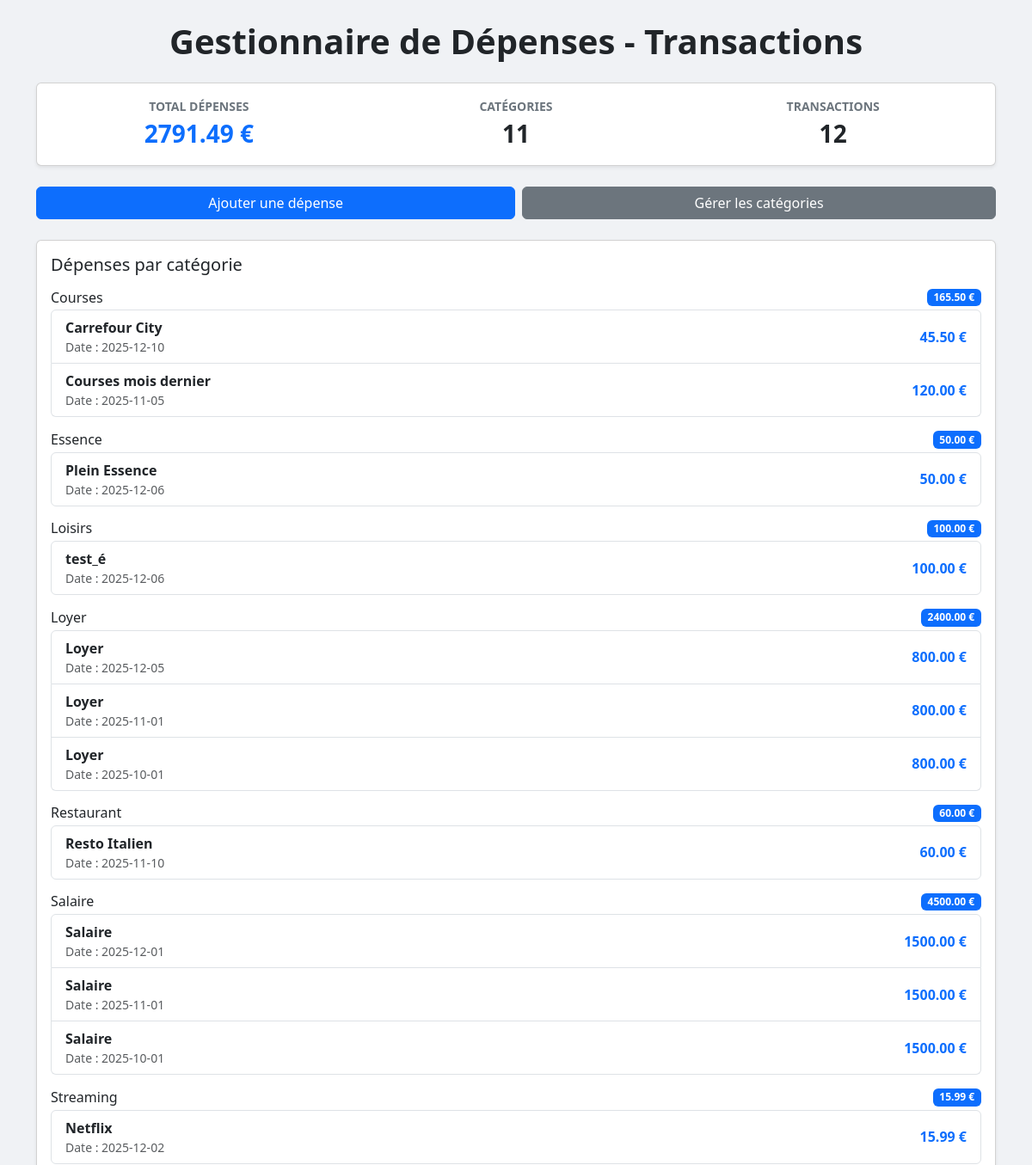
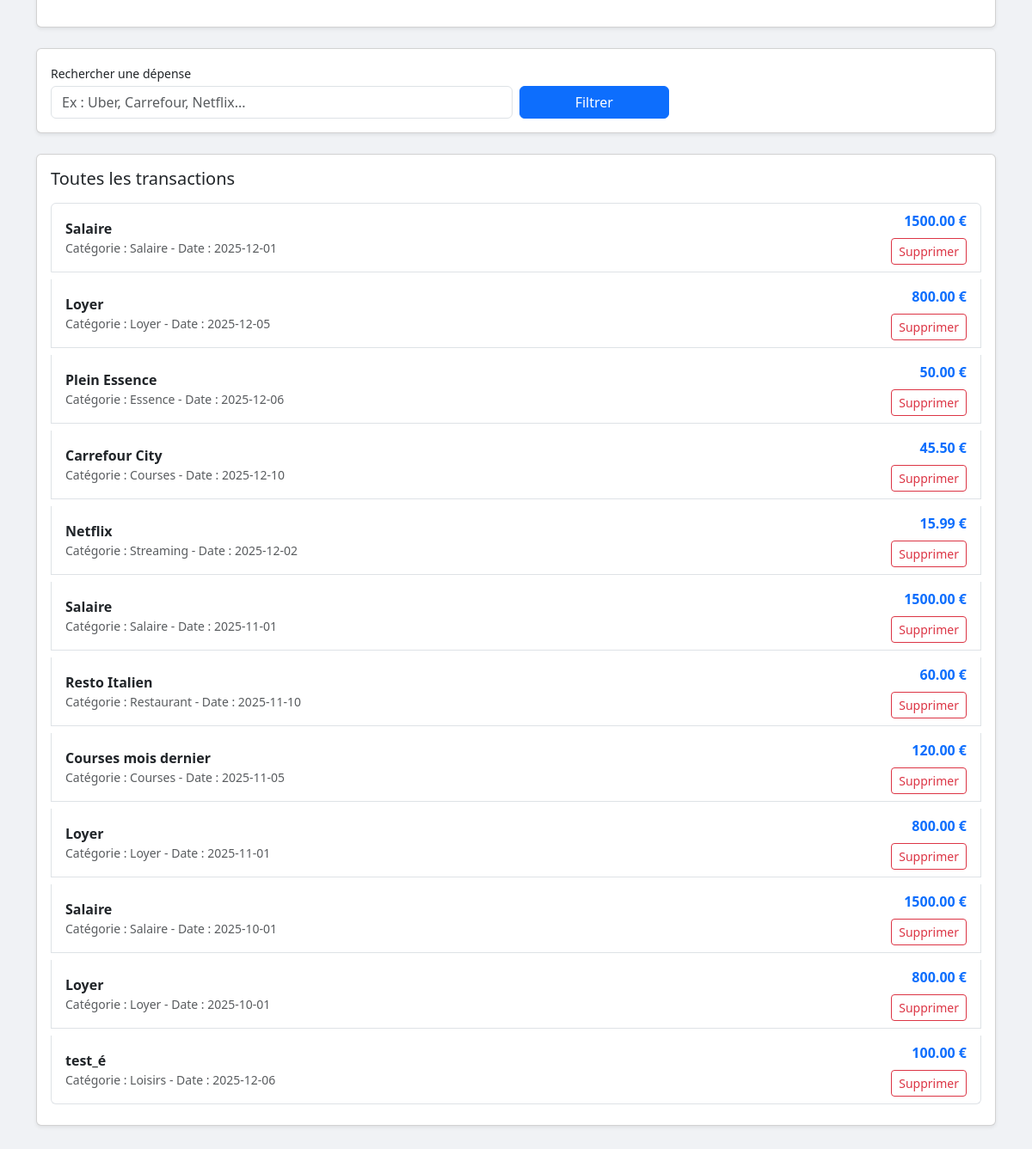
Page /transactions/page on the earlier database version (2 pictures, top to bottom).
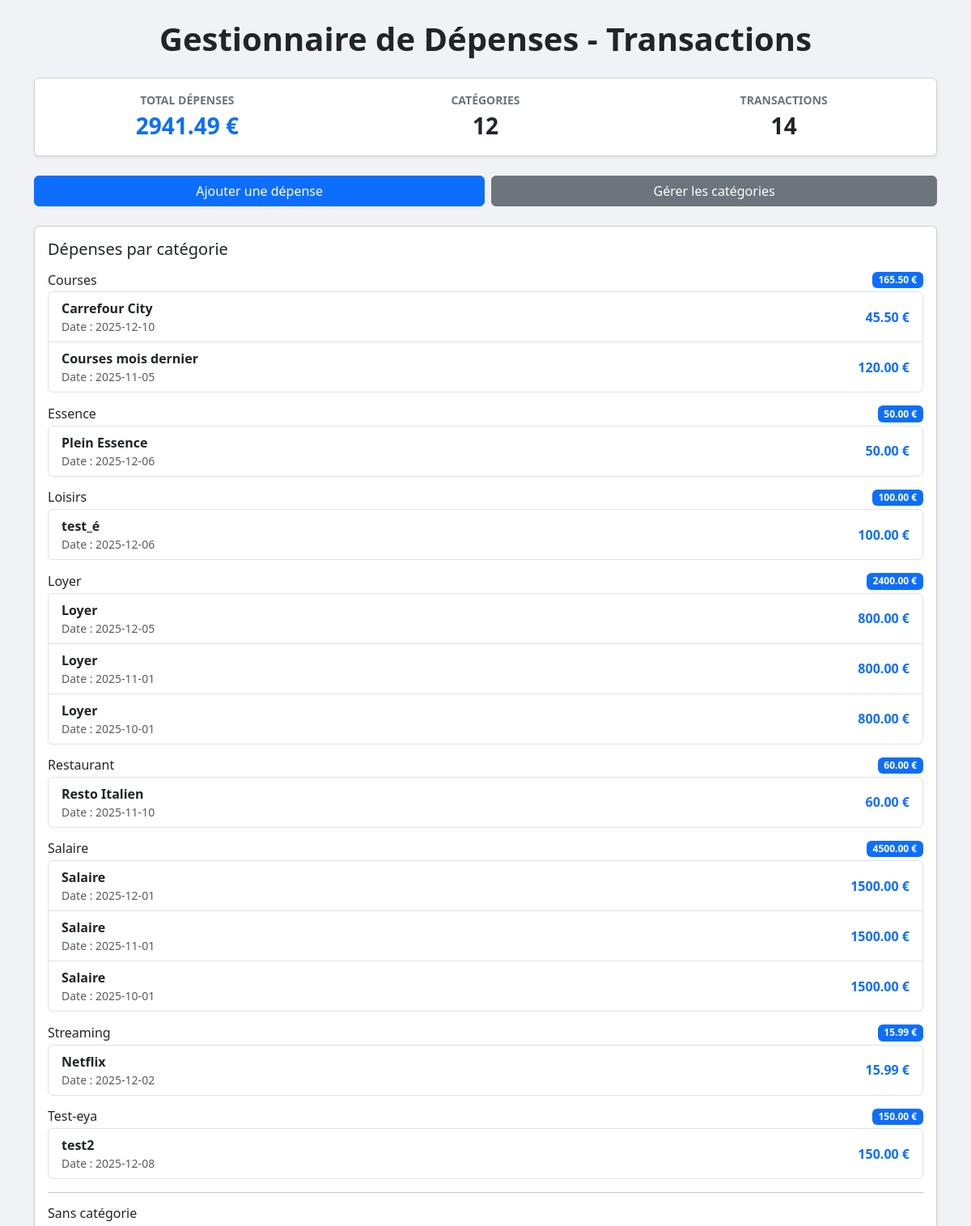
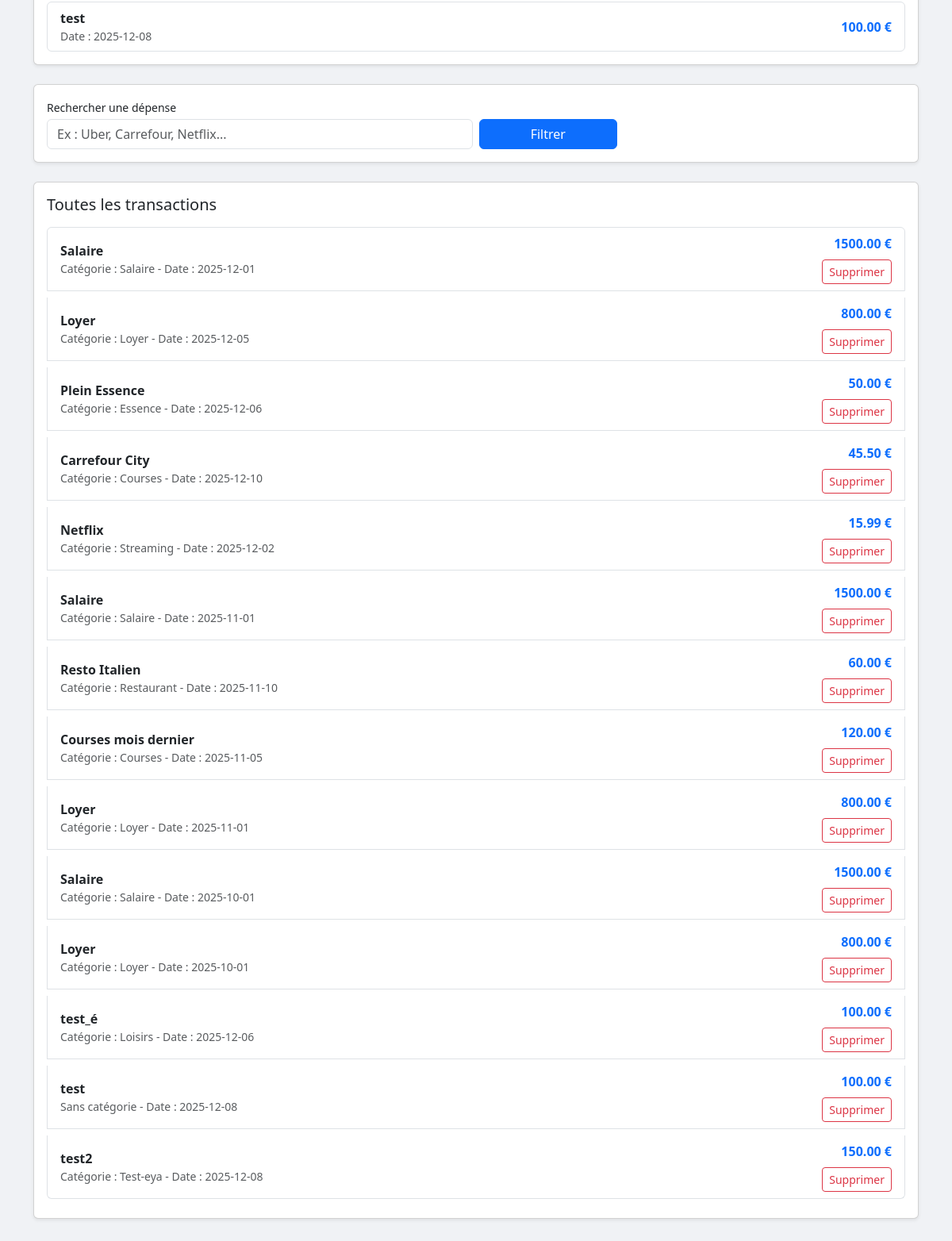
Same page on the later database version (2 pictures, top to bottom).
### app/db/models.py (models this page shows)
class Category(Base):
    __tablename__ = "categories"
    id = Column(Integer, primary_key=True, index=True)
    name = Column(String, unique=True, index=True)
    type = Column(String) # "depense" ou "revenu"
    parent_id = Column(Integer, ForeignKey("categories.id"), nullable=True)
    parent = relationship("Category", remote_side=[id], backref="subcategories")
    transactions = relationship("Transaction", back_populates="category")

class Transaction(Base):
    __tablename__ = "transactions"
    id = Column(Integer, primary_key=True, index=True)
    amount = Column(Float)
    label = Column(String)
    date = Column(DateTime, default=datetime.utcnow)
    category_id = Column(Integer, ForeignKey("categories.id"))
    category = relationship("Category", back_populates="transactions")

### app/api/routes_transactions.py (the view)
@router.get("/page", response_class=HTMLResponse)
def transactions_page(
    request: Request,
    search: Optional[str] = None,          # <-- récupère ?search=...
    db: Session = Depends(get_db),
):
    overview = transaction_service.get_transactions_overview(db)
    categories = category_service.get_categories(db)
    overview["categories"] = categories
    filtered_txns = transaction_service.get_transactions(
        db=db,
        search=search,   # <-- ICI on passe bien le search
    )
    overview["transactions"] = filtered_txns
    return templates.TemplateResponse(
        "transactions.html",
        {
            "request": request,
            **overview,
            "search": search or "",
        }
    )

### app/templates/transactions.html (shortened to what the changed rows need)
<!DOCTYPE html>
<html lang="fr">
<head>
  <link href="https://cdn.jsdelivr.net/npm/bootstrap@5.3.0/dist/css/bootstrap.min.css" rel="stylesheet">
</head>
<body>
<div class="container py-4">
  <header class="text-center mb-4">
    <h1 class="fw-bold">Gestionnaire de Dépenses - Transactions</h1>
  </header>
  <section class="card shadow-sm mb-4">
    <div class="card-body">
      <div class="row text-center">
        <div class="col-md-4 mb-3 mb-md-0">
          <div class="fw-semibold text-secondary text-uppercase small">Total Dépenses</div>
          <div class="fs-3 fw-bold text-primary">{{ '%.2f' | format(total_expenses or 0) }} €</div>
        </div>
        <div class="col-md-4 mb-3 mb-md-0">
          <div class="fw-semibold text-secondary text-uppercase small">Catégories</div>
          <div class="fs-3 fw-bold">{{ total_categories }}</div>
        </div>
        <div class="col-md-4">
          <div class="fw-semibold text-secondary text-uppercase small">Transactions</div>
          <div class="fs-3 fw-bold">{{ total_transactions }}</div>
        </div>
      </div>
    </div>
  </section>
  <section class="card shadow-sm mb-4">
    <div class="card-body">
      <h2 class="h5 mb-3">Dépenses par catégorie</h2>
      {% set txns_with_category = transactions | selectattr('category', 'ne', None) | list %}
      {% if txns_with_category %}
        {% for group in txns_with_category | groupby('category.name') %}
          <div class="mb-3">
            <div class="d-flex justify-content-between align-items-center mb-1">
              <h3 class="h6 mb-0">{{ group.grouper }}</h3>
              <span class="badge bg-primary">
                {{ '%.2f' | format(group.list | map(attribute='amount') | sum) }} €
              </span>
            </div>
            <ul class="list-group">
              {% for t in group.list %}
                <li class="list-group-item d-flex justify-content-between align-items-center">
                  <div>
                    <div class="fw-semibold">{{ t.label or 'Dépense' }}</div>
                    <div class="small text-muted">Date : {{ t.date.strftime('%Y-%m-%d') }}</div>
                  </div>
                  <div class="fw-bold text-primary">{{ '%.2f' | format(t.amount) }} €</div>
                </li>
              {% endfor %}
            </ul>
          </div>
        {% endfor %}
      {% else %}
        <div class="text-muted">Aucune dépense avec catégorie pour le moment.</div>
      {% endif %}
      {% set txns_no_category = transactions | selectattr('category', 'equalto', None) | list %}
      {% if txns_no_category %}
        <hr class="my-3">
        <h3 class="h6">Sans catégorie</h3>
        <ul class="list-group">
          {% for t in txns_no_category %}
            <li class="list-group-item d-flex justify-content-between align-items-center">
              <div>
                <div class="fw-semibold">{{ t.label or 'Dépense' }}</div>
                <div class="small text-muted">Date : {{ t.date.strftime('%Y-%m-%d') }}</div>
              </div>
              <div class="fw-bold text-primary">{{ '%.2f' | format(t.amount) }} €</div>
            </li>
          {% endfor %}
        </ul>
      {% endif %}
    </div>
  </section>
  <section class="card shadow-sm mb-4">
    <div class="card-body">
      <h2 class="h5 mb-3">Toutes les transactions</h2>
      {% if transactions %}
        <div class="list-group">
          {% for t in transactions %}
            <div class="list-group-item mb-2 d-flex justify-content-between align-items-center">
              <div>
                <div class="fw-bold">{{ t.label or 'Dépense' }}</div>
                <div class="small text-muted">
                  {% if t.category %}
                    Catégorie : {{ t.category.name }} -
                  {% else %}
                    Sans catégorie -
                  {% endif %}
                  Date : {{ t.date.strftime('%Y-%m-%d') }}
                </div>
              </div>
              <div class="text-end ms-3">
                <div class="fw-bold text-primary">{{ '%.2f' | format(t.amount) }} €</div>
                <form method="post" action="/transactions/{{ t.id }}" class="mt-2">
                  <button type="submit" class="btn btn-sm btn-outline-danger">Supprimer</button>
                </form>
              </div>
            </div>
          {% endfor %}
        </div>
      {% else %}
        <div class="text-center text-muted py-4">
          <div class="fs-1">💰</div>
          <p class="mb-0">Aucune dépense enregistrée. Ajoutez votre première dépense !</p>
        </div>
      {% endif %}
    </div>
  </section>
</div>
</body>
</html>

Differences in the rows shown:
added Category: grouper "Test-eya", list|map "150.00"
added Transaction: label "test2", date "2025-12-08", amount "150.00", category.name "Test-eya"
added Transaction: label "test", date "2025-12-08", amount "100.00", shows "Sans catégorie -"
Other differences:
{{ '%.2f' | format(total_expenses or 0) }}: "2791.49" → "2941.49"
{{ total_categories }}: "11" → "12"
{{ total_transactions }}: "12" → "14"
text now shown: "Sans catégorie"
